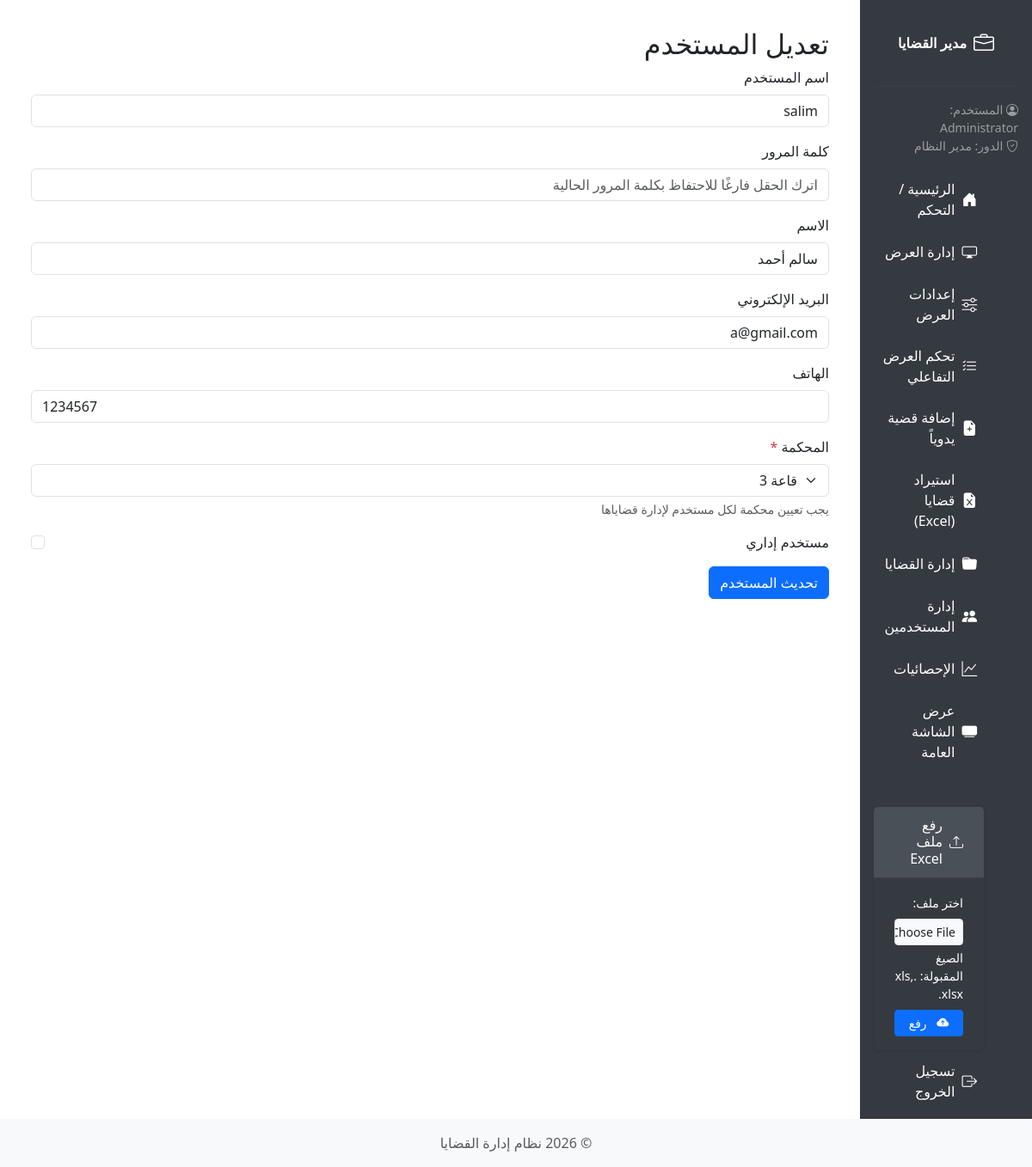
Screenshot of /edit_user/3 (signed in) with the database file from the repository.
### app/models/models.py (models this page shows)
class User(UserMixin, db.Model):
    __tablename__ = 'tbluser'
    id = db.Column(db.Integer, primary_key=True)
    username = db.Column(db.String(80), nullable=False)
    password = db.Column(db.String(120), nullable=False)
    name = db.Column(db.String(100), nullable=False)
    email = db.Column(db.String(120), nullable=False)
    tel = db.Column(db.String(20), nullable=False)
    is_admin = db.Column(db.Boolean, default=False)
    court_id = db.Column(db.Integer, db.ForeignKey('tblcourt.id', ondelete='SET NULL', name='fk_user_court'), nullable=True)
    cases = db.relationship('Case', backref='user', lazy=True)
    __table_args__ = (
        db.UniqueConstraint('username', name='uq_user_username'),
        db.UniqueConstraint('email', name='uq_user_email')
    )

class Court(db.Model):
    __tablename__ = 'tblcourt'
    id = db.Column(db.Integer, primary_key=True)
    name = db.Column(db.String(100), nullable=False, unique=True)
    description = db.Column(db.Text, nullable=True)
    is_active = db.Column(db.Boolean, default=True)
    users = db.relationship('User', backref='court', lazy=True)
    cases = db.relationship('Case', backref='court', lazy=True)
    __table_args__ = (
        db.UniqueConstraint('name', name='uq_court_name'),
    )

### app/blueprints/auth/routes.py (the view, shortened to what this page needs)
@auth_bp.route('/edit_user/<int:user_id>', methods=['GET', 'POST'])
@login_required
def edit_user(user_id):
    if not current_user.is_admin:
        flash('Access denied.', 'danger')
        return redirect(url_for('auth.list_users'))
    user = db.session.get(User, user_id)
    if not user:
        flash('User not found.', 'danger')
        return redirect(url_for('auth.list_users'))
    courts = Court.query.filter_by(is_active=True).all()
    return render_template('edit_user.html', user=user, courts=courts)

### app/blueprints/auth/routes.py (called while the page is built)
@login_manager.user_loader
def load_user(user_id):
    return db.session.get(User, int(user_id))

### app/templates/edit_user.html (shortened to what this page needs)
{% extends "base.html" %}
{% block content %}
<div class="container">
    <h2>تعديل المستخدم</h2>
    <form method="POST">
        <div class="mb-3">
            <label class="form-label">اسم المستخدم</label>
            <input type="text" name="username" class="form-control" value="{{ user.username }}" required>
        </div>
        <div class="mb-3">
            <label class="form-label">كلمة المرور</label>
            <input type="password" name="password" class="form-control" placeholder="اترك الحقل فارغًا للاحتفاظ بكلمة المرور الحالية">
        </div>
        <div class="mb-3">
            <label class="form-label">الاسم</label>
            <input type="text" name="name" class="form-control" value="{{ user.name }}" required>
        </div>
        <div class="mb-3">
            <label class="form-label">البريد الإلكتروني</label>
            <input type="email" name="email" class="form-control" value="{{ user.email }}" required>
        </div>
        <div class="mb-3">
            <label class="form-label">الهاتف</label>
            <input type="tel" name="tel" class="form-control" value="{{ user.tel }}" required>
        </div>
        <div class="mb-3">
            <label for="court_id" class="form-label">المحكمة <span class="text-danger">*</span></label>
            <select class="form-select" id="court_id" name="court_id" required>
                {% for court in courts if court.is_active %}
                <option value="{{ court.id }}" {% if court.id == user.court_id %}selected{% endif %}>{{ court.name }}</option>
                {% endfor %}
            </select>
            <div class="form-text">يجب تعيين محكمة لكل مستخدم لإدارة قضاياها</div>
        </div>
        <div class="mb-3 form-check">
            <input type="checkbox" name="is_admin" class="form-check-input" id="is_admin" {% if user.is_admin %}checked{% endif %}>
            <label class="form-check-label" for="is_admin">مستخدم إداري</label>
        </div>
        <button type="submit" class="btn btn-primary">تحديث المستخدم</button>
    </form>
</div>
{% endblock %}

### app/templates/base.html (shortened to what this page needs)
<!DOCTYPE html>
<html lang="ar" dir="rtl">
<head>
    <link href="https://cdn.jsdelivr.net/npm/bootstrap@5.3.0/dist/css/bootstrap.min.css" rel="stylesheet">
    <link href="https://cdn.jsdelivr.net/npm/bootstrap-icons@1.11.0/font/bootstrap-icons.css" rel="stylesheet">
    <link href="{{ url_for('static', filename='css/style.css') }}" rel="stylesheet">
</head>
<body>
    <div class="container-fluid">
        <div class="row">
            {% if current_user.is_authenticated %}
            <div class="col-md-3 col-lg-2 px-0 sidebar d-flex flex-column">
                <a class="navbar-brand p-3 text-white text-center" href="{{ url_for('main.index') }}">
                    <i class="bi bi-briefcase fs-4"></i>
                    <span>مدير القضايا</span>
                </a>
                <hr class="text-white mx-3">
                <div class="px-3 mb-3 text-white-50 small">
                    <div><i class="bi bi-person-circle"></i> المستخدم: {{ current_user.name }}</div>
                    <div><i class="bi bi-shield-check"></i> الدور: {% if current_user.is_admin %}مدير النظام{% else %}مستخدم{% endif %}</div>
                </div>
                <ul class="nav flex-column flex-grow-1">
                    <li class="nav-item">
                        <a class="nav-link {% if request.endpoint == 'main.index' or request.endpoint == 'main.control' %}active{% endif %}" href="{{ url_for('main.index') }}">
                            <i class="bi bi-house-door-fill"></i> <span>الرئيسية / التحكم</span>
                        </a>
                    </li>
                    <li class="nav-item">
                        <a class="nav-link {% if request.endpoint == 'display.manage_display' %}active{% endif %}" href="{{ url_for('display.manage_display') }}">
                            <i class="bi bi-display"></i> <span>إدارة العرض</span>
                        </a>
                    </li>
                    {% if current_user.is_admin %}
                    <li class="nav-item">
                        <a class="nav-link {% if request.endpoint == 'display.display_settings' %}active{% endif %}" href="{{ url_for('display.display_settings') }}">
                            <i class="bi bi-sliders"></i> <span>إعدادات العرض</span>
                        </a>
                    </li>
                    {% endif %}
                    <li class="nav-item">
                        <a class="nav-link {% if request.endpoint == 'display.general_control' %}active{% endif %}" href="{{ url_for('display.general_control') }}">
                            <i class="bi bi-list-check"></i> <span>تحكم العرض التفاعلي</span>
                        </a>
                    </li>
                    <li class="nav-item">
                        <a class="nav-link {% if request.endpoint == 'cases.add_case' %}active{% endif %}" href="{{ url_for('cases.add_case') }}">
                            <i class="bi bi-file-earmark-plus-fill"></i> <span>إضافة قضية يدوياً</span>
                        </a>
                    </li>
                    <li class="nav-item">
                        <a class="nav-link {% if request.endpoint == 'main.list_files' %}active{% endif %}" href="{{ url_for('main.list_files') }}">
                            <i class="bi bi-file-earmark-excel-fill"></i> <span>استيراد قضايا (Excel)</span>
                        </a>
                    </li>
                    <li class="nav-item">
                        <a class="nav-link {% if request.endpoint == 'cases.list_cases' %}active{% endif %}" href="{{ url_for('cases.list_cases') }}">
                            <i class="bi bi-folder-fill"></i> <span>إدارة القضايا</span>
                        </a>
                    </li>
                    {% if current_user.is_admin %}
                    <li class="nav-item">
                        <a class="nav-link {% if request.endpoint == 'auth.list_users' %}active{% endif %}" href="{{ url_for('auth.list_users') }}">
                            <i class="bi bi-people-fill"></i> <span>إدارة المستخدمين</span>
                        </a>
                    </li>
                    <li class="nav-item">
                        <a class="nav-link {% if request.endpoint == 'main.statistics' %}active{% endif %}" href="{{ url_for('main.statistics') }}">
                            <i class="bi bi-graph-up"></i> <span>الإحصائيات</span>
                        </a>
                    </li>
                    {% endif %}
                    <li class="nav-item">
                        <a class="nav-link {% if request.endpoint == 'display.general' %}active{% endif %}" href="{{ url_for('display.general') }}" target="_blank">
                            <i class="bi bi-tv-fill"></i> <span>عرض الشاشة العامة</span>
                        </a>
                    </li>
                    {% if current_user.is_authenticated %}
                    <li class="nav-item mt-3" id="uploadFormContainer">
                         <div class="card mx-3" style="background-color:#343a40">
                            <div class="card-header text-white" style="background-color: #495057;">
                                <i class="bi bi-upload"></i> <h6 class="mb-0 d-inline">رفع ملف Excel</h6>
                            </div>
                            <div class="card-body">
                                <form id="uploadForm" action="{{ url_for('main.upload_file') }}" method="post" enctype="multipart/form-data">
                                    <div class="mb-2">
                                        <label for="excelFile" class="form-label small">اختر ملف:</label>
                                        <input class="form-control form-control-sm" type="file" id="excelFile" name="excelFile" accept=".xls,.xlsx" required>
                                        <div class="form-text small mt-1">الصيغ المقبولة: .xls, .xlsx</div>
                                    </div>
                                    <div class="d-grid">
                                        <button type="submit" class="btn btn-sm btn-primary">
                                             <i class="bi bi-cloud-arrow-up-fill"></i> <span>رفع</span>
                                         </button>
                                    </div>
                                </form>
                            </div>
                         </div>
                    </li>
                    {% endif %}
                    <li class="nav-item mt-auto mb-2">
                        <a class="nav-link" href="{{ url_for('auth.logout') }}">
                            <i class="bi bi-box-arrow-right"></i> <span>تسجيل الخروج</span>
                        </a>
                    </li>
                </ul>
            </div>
            <div class="col-md-9 col-lg-10 ms-sm-auto px-md-4 main-content">
            {% else %}
            <div class="col-12 main-content">
            {% endif %}
                {% block content %}{% endblock %}
            </div>
        </div>
    </div>
    <footer class="footer mt-auto py-3 bg-light">
        <div class="container text-center">
            <span class="text-muted">© {{ now.year }} نظام إدارة القضايا</span>
        </div>
    </footer>
</body>
</html>

### app/static/css/style.css (style rules this page uses)
.sidebar { min-height: 100vh; background: #343a40; }
.sidebar .nav-link { color: #ffffff !important; padding: 1rem; }
.sidebar .card { background-color: #343a40 !important; color: #ffffff; }
.sidebar .card-header { background-color: #495057 !important; color: #ffffff; }
.sidebar .card label, .sidebar .card .form-text { color: #ffffff !important; }
.main-content { padding: 20px; }
.card { box-shadow: 0 0.125rem 0.25rem rgba(0, 0, 0, 0.075); }

### app/templates/base.html (style rules this page uses)
body { direction: rtl; }
.sidebar { background-color: #343a40; min-height: 100vh; color: #adb5bd; padding-top: 1rem; }
.sidebar .nav-link { color: #000000; padding: 0.75rem 1.5rem; font-size: 1rem; display: flex; align-items: center; }
.sidebar .nav-link .bi { font-size: 1.1rem; }
.sidebar .navbar-brand { font-weight: bold; display: flex; align-items: center; justify-content: center; }
.sidebar hr { border-top: 1px solid rgba(255, 255, 255, 0.1); }
.main-content { padding: 2rem; }
.footer { background-color: #e9ecef; }
.sidebar .card { border: none; margin-top: 1.5rem; }
.sidebar .card-header { padding: 0.75rem 1.5rem; display: flex; align-items: center; }
.sidebar .card-body { padding: 1rem 1.5rem; }
.sidebar .card label { color: #adb5bd; }
.sidebar .card .form-text { color: #6c757d; }
.sidebar .nav-link .bi, .sidebar .card-header .bi, .sidebar .btn .bi { margin-left: 0.5rem; margin-right: 0; }
.sidebar .navbar-brand .bi { margin-left: 0.5rem; margin-right: 0; }

### rows the page displays
User: name "Administrator"
User: username "salim", name "سالم أحمد", email "a@gmail.com", tel "1234567", court_id "قاعة 3"
